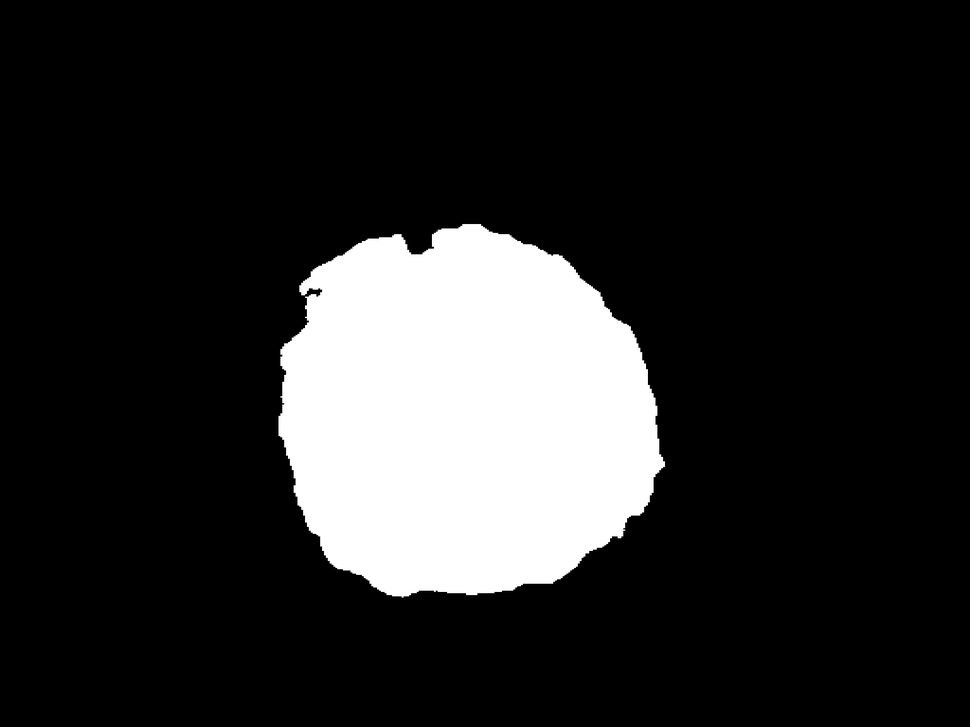
#> input picture examples/real_masks/VID1797_F1/VID1797_F1_1_00d00h00m.png, 970 x 727 px, shrunk from 1536 x 1152 before the run; its folder holds 4 pictures in this run
$ jupyter execute --allow-errors 03_real_data_walkthrough.ipynb
#> lines starting #> are read from the running program, lines starting #| are printed output that depends on the picture
# Real-data walkthrough: Entospletinib dose-response in CLL spheroids

This notebook runs the package end-to-end on eight U-Net-segmented
CLL spheroid trajectories bundled under `examples/real_masks/`. The
experimental design is a small slice of the thesis Pass 5b
dose-response: patient VID1797, four conditions, two replicates for
the baseline / perturbation arms and four doses for the drug arm.

**What we expect to see**

Entospletinib is a Syk-kinase inhibitor. The IL-2/15/21/CpG cocktail
is a B-cell activator. In this patient the unstim controls already
sit in the dewetted regime (high $J_{cc}$, around 30-40), and stim
*decreases* $J_{cc}$ - presumably by inducing actin remodelling that
softens cell-cell contacts. The biological prediction: Entospletinib
at high dose should *block* the Syk-driven softening and rescue
$J_{cc}$ back up toward the unstim baseline.

**What this notebook shows**

1. Feature extraction on the bundled masks
2. Inversion into CPM parameter posteriors
3. Cross-condition shifts on the three identifiable axes
4. A simple dose-response plot on the drug arm

[cell 1]
from pathlib import Path

import matplotlib.pyplot as plt
import numpy as np
import pandas as pd
from PIL import Image

from cll_cpm_inversion import (
    OPERATIONAL_FEATURES, PARAMS,
    features_from_folder,
    infer_from_features,
    load_identifiability,
)

# Resolve the bundled masks relative to this file so the script runs from any
# working directory (as a script `__file__` is set; in a notebook it is not, and
# the kernel's working directory is this `examples/` folder).
try:
    HERE = Path(__file__).resolve().parent
except NameError:
    HERE = Path.cwd()
MASKS_DIR = HERE / "real_masks"
META_CSV  = MASKS_DIR / "metadata.csv"
assert MASKS_DIR.is_dir(), f"missing {MASKS_DIR}"
#> (the rest of this cell did not finish here and is left out)

## 1. Inspect the bundled masks

Each trajectory folder holds ~19 frames of a single spheroid. We show
four frames (start / 1/3 / 2/3 / end) from one of the unstim baseline
trajectories so you can see what the package expects.

[cell 2]
example_well = "VID1797_F1"
frames = sorted((MASKS_DIR / example_well).glob("*.png"))
picks = [frames[0], frames[len(frames)//3], frames[2*len(frames)//3], frames[-1]]

fig, axes = plt.subplots(1, 4, figsize=(13, 3.5))
for ax, p in zip(axes, picks):
    ax.imshow(np.array(Image.open(p)), cmap="gray")
    ax.set_title(p.name.split("_")[-1], fontsize=9)
    ax.axis("off")
fig.suptitle(f"{example_well}: 4 of {len(frames)} frames (every 4th hourly snapshot retained)",
             fontsize=11)
fig.tight_layout()
plt.show()
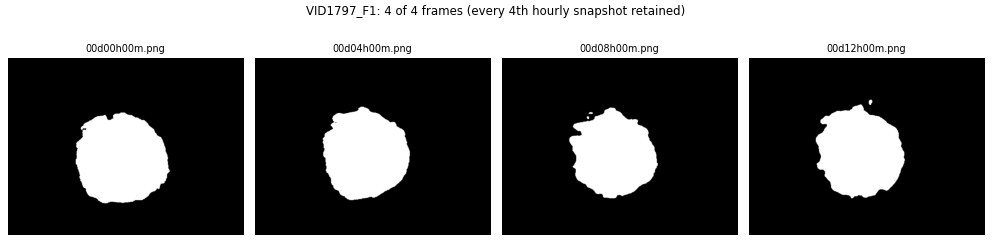
#> figure drawn by matplotlib, 4 panels

## 2. Extract features

`features_from_folder` walks the eight subfolders, computes the five
operational features per frame, and averages them within each
trajectory.

#> (a cell that did not finish here is left out)

Join the bundled metadata to label each row by condition:

#> (a cell that did not finish here is left out)

A first sanity check on the raw features: stim wells should have a
rougher outline (higher perimeter, lower circularity) than unstim
baselines.

#> (a cell that did not finish here is left out)

## 3. Invert into CPM parameter posteriors

The same Sobol-weighted k-NN matcher used in the thesis, against the
bundled 1105-vector synthetic library. The output is one row per
(spheroid, CPM parameter).

#> (a cell that did not finish here is left out)

## 4. Identifiability flags (a property of the library, not your data)

[cell 7]
load_identifiability().round(3)
#> (this line was passed over: cll_cpm_inversion is not available in this run)
